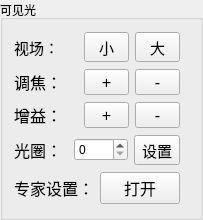
        <widget class="QGroupBox" name="groupBox_2">
         <property name="minimumSize">
          <size>
           <width>0</width>
           <height>220</height>
          </size>
         </property>
         <property name="maximumSize">
          <size>
           <width>16777215</width>
           <height>16777215</height>
          </size>
         </property>
         <property name="title">
          <string>可见光</string>
         </property>
         <layout class="QVBoxLayout" name="verticalLayout_25">
          <item>
           <widget class="QWidget" name="widget_2" native="true">
            <layout class="QVBoxLayout" name="verticalLayout_3">
             <property name="spacing">
              <number>6</number>
             </property>
             <property name="leftMargin">
              <number>0</number>
             </property>
             <property name="topMargin">
              <number>0</number>
             </property>
             <property name="rightMargin">
              <number>9</number>
             </property>
             <property name="bottomMargin">
              <number>0</number>
             </property>
             <item>
              <layout class="QHBoxLayout" name="horizontalLayout_68">
               <item>
                <widget class="QLabel" name="label_46">
                 <property name="maximumSize">
                  <size>
                   <width>80</width>
                   <height>16777215</height>
                  </size>
                 </property>
                 <property name="font">
                  <font>
                   <family>Arial</family>
                   <pointsize>11</pointsize>
                   <weight>50</weight>
                   <bold>false</bold>
                  </font>
                 </property>
                 <property name="text">
                  <string>视场：</string>
                 </property>
                </widget>
               </item>
               <item>
                <widget class="QToolButton" name="btn_vl_v_add">
                 <property name="minimumSize">
                  <size>
                   <width>45</width>
                   <height>0</height>
                  </size>
                 </property>
                 <property name="font">
                  <font>
                   <family>Arial</family>
                   <pointsize>11</pointsize>
                   <weight>50</weight>
                   <bold>false</bold>
                  </font>
                 </property>
                 <property name="text">
                  <string>小</string>
                 </property>
                </widget>
               </item>
               <item>
                <widget class="QToolButton" name="btn_vl_v_nadd">
                 <property name="minimumSize">
                  <size>
                   <width>45</width>
                   <height>0</height>
                  </size>
                 </property>
                 <property name="font">
                  <font>
                   <family>Arial</family>
                   <pointsize>11</pointsize>
                   <weight>50</weight>
                   <bold>false</bold>
                  </font>
                 </property>
                 <property name="text">
                  <string>大</string>
                 </property>
                </widget>
               </item>
              </layout>
             </item>
             <item>
              <layout class="QHBoxLayout" name="horizontalLayout_70">
               <item>
                <widget class="QLabel" name="label_48">
                 <property name="maximumSize">
                  <size>
                   <width>80</width>
                   <height>16777215</height>
                  </size>
                 </property>
                 <property name="font">
                  <font>
                   <family>Arial</family>
                   <pointsize>12</pointsize>
                   <weight>50</weight>
                   <bold>false</bold>
                  </font>
                 </property>
                 <property name="text">
                  <string>调焦：</string>
                 </property>
                </widget>
               </item>
               <item>
                <widget class="QToolButton" name="btn_vl_focue_add">
                 <property name="minimumSize">
                  <size>
                   <width>45</width>
                   <height>0</height>
                  </size>
                 </property>
                 <property name="font">
                  <font>
                   <pointsize>12</pointsize>
                   <weight>50</weight>
                   <bold>false</bold>
                  </font>
                 </property>
                 <property name="text">
                  <string>+</string>
                 </property>
                </widget>
               </item>
               <item>
                <widget class="QToolButton" name="btn_vl_focuse_minus">
                 <property name="minimumSize">
                  <size>
                   <width>45</width>
                   <height>0</height>
                  </size>
                 </property>
                 <property name="font">
                  <font>
                   <pointsize>12</pointsize>
                   <weight>50</weight>
                   <bold>false</bold>
                  </font>
                 </property>
                 <property name="text">
                  <string>-</string>
                 </property>
                </widget>
               </item>
              </layout>
             </item>
             <item>
              <layout class="QHBoxLayout" name="horizontalLayout_74">
               <item>
                <widget class="QLabel" name="label_50">
                 <property name="maximumSize">
                  <size>
                   <width>80</width>
                   <height>16777215</height>
                  </size>
                 </property>
                 <property name="font">
                  <font>
                   <family>Arial</family>
                   <pointsize>12</pointsize>
                   <weight>50</weight>
                   <bold>false</bold>
                  </font>
                 </property>
                 <property name="text">
                  <string>增益：</string>
                 </property>
                </widget>
               </item>
               <item>
                <widget class="QToolButton" name="btn_vl_dbd_plus">
                 <property name="minimumSize">
                  <size>
                   <width>45</width>
                   <height>0</height>
                  </size>
                 </property>
                 <property name="font">
                  <font>
                   <pointsize>12</pointsize>
                   <weight>50</weight>
                   <bold>false</bold>
                  </font>
                 </property>
                 <property name="text">
                  <string>+</string>
                 </property>
                </widget>
               </item>
               <item>
                <widget class="QToolButton" name="btn_vl_dbd_minus">
                 <property name="minimumSize">
                  <size>
                   <width>45</width>
                   <height>0</height>
                  </size>
                 </property>
                 <property name="font">
                  <font>
                   <pointsize>12</pointsize>
                   <weight>50</weight>
                   <bold>false</bold>
                  </font>
                 </property>
                 <property name="text">
                  <string>-</string>
                 </property>
                </widget>
               </item>
              </layout>
             </item>
             <item>
              <layout class="QHBoxLayout" name="horizontalLayout_75">
               <item>
                <widget class="QLabel" name="label_52">
                 <property name="maximumSize">
                  <size>
                   <width>80</width>
                   <height>16777215</height>
                  </size>
                 </property>
                 <property name="font">
                  <font>
                   <family>Arial</family>
                   <pointsize>12</pointsize>
                   <weight>50</weight>
                   <bold>false</bold>
                  </font>
                 </property>
                 <property name="text">
                  <string>光圈：</string>
                 </property>
                </widget>
               </item>
               <item>
                <widget class="QSpinBox" name="txt_luma_value">
                 <property name="maximum">
                  <number>10</number>
                 </property>
                </widget>
               </item>
               <item>
                <widget class="QToolButton" name="btn_vl_luma_set">
                 <property name="minimumSize">
                  <size>
                   <width>45</width>
                   <height>0</height>
                  </size>
                 </property>
                 <property name="font">
                  <font>
                   <family>Arial</family>
                   <pointsize>11</pointsize>
                   <weight>50</weight>
                   <bold>false</bold>
                  </font>
                 </property>
                 <property name="text">
                  <string>设置</string>
                 </property>
                </widget>
               </item>
              </layout>
             </item>
             <item>
              <layout class="QHBoxLayout" name="horizontalLayout_77">
               <item>
                <widget class="QLabel" name="label_60">
                 <property name="maximumSize">
                  <size>
                   <width>80</width>
                   <height>16777215</height>
                  </size>
                 </property>
                 <property name="font">
                  <font>
                   <family>Arial</family>
                   <pointsize>12</pointsize>
                   <weight>50</weight>
                   <bold>false</bold>
                  </font>
                 </property>
                 <property name="text">
                  <string>专家设置：</string>
                 </property>
                </widget>
               </item>
               <item>
                <widget class="QPushButton" name="btn_vl_more">
                 <property name="font">
                  <font>
                   <family>Arial</family>
                   <pointsize>12</pointsize>
                  </font>
                 </property>
                 <property name="text">
                  <string>打开</string>
                 </property>
                </widget>
               </item>
              </layout>
             </item>
            </layout>
           </widget>
          </item>
         </layout>
        </widget>
